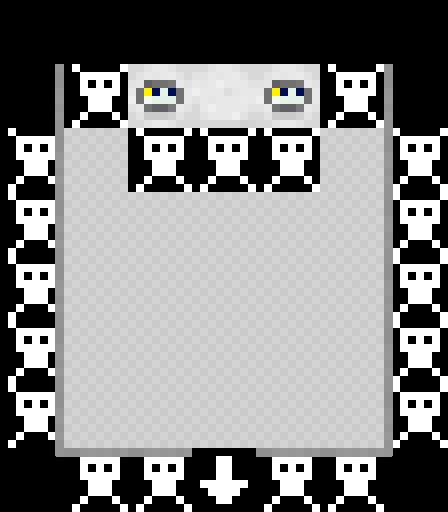

This is a level from a 2D game, rendered from its Tiled map with the project's own tilesets. A one-line summary and the complete map file follow:
An orthogonal 7x8 tile map with 64x64 px tiles, 4 tile layers (Tile Layer 1, obj, collides, toplayer).

<map version="1.0" orientation="orthogonal" width="7" height="8" tilewidth="64" tileheight="64">
 <tileset firstgid="1" name="spacestationtiles" tilewidth="64" tileheight="64" spacing="2" margin="1">
  <image source="gfx/spacestationtiles.png" width="528" height="792" />
  <tile id="92">
   <properties>
    <property name="down" value="" />
   </properties>
  </tile>
  <tile id="95">
   <properties>
    <property name="collision" value="" />
   </properties>
  </tile>
 </tileset>
 <layer name="Tile Layer 1" width="7" height="8">
  <data>
   <tile gid="95" />
   <tile gid="95" />
   <tile gid="95" />
   <tile gid="95" />
   <tile gid="95" />
   <tile gid="95" />
   <tile gid="95" />
   <tile gid="95" />
   <tile gid="25" />
   <tile gid="50" />
   <tile gid="25" />
   <tile gid="50" />
   <tile gid="25" />
   <tile gid="95" />
   <tile gid="95" />
   <tile gid="7" />
   <tile gid="7" />
   <tile gid="7" />
   <tile gid="7" />
   <tile gid="7" />
   <tile gid="95" />
   <tile gid="95" />
   <tile gid="7" />
   <tile gid="7" />
   <tile gid="7" />
   <tile gid="7" />
   <tile gid="7" />
   <tile gid="95" />
   <tile gid="95" />
   <tile gid="7" />
   <tile gid="7" />
   <tile gid="7" />
   <tile gid="7" />
   <tile gid="7" />
   <tile gid="95" />
   <tile gid="95" />
   <tile gid="7" />
   <tile gid="7" />
   <tile gid="7" />
   <tile gid="7" />
   <tile gid="7" />
   <tile gid="95" />
   <tile gid="95" />
   <tile gid="7" />
   <tile gid="7" />
   <tile gid="7" />
   <tile gid="7" />
   <tile gid="7" />
   <tile gid="95" />
   <tile gid="95" />
   <tile gid="95" />
   <tile gid="95" />
   <tile gid="95" />
   <tile gid="95" />
   <tile gid="95" />
   <tile gid="95" />
  </data>
 </layer>
 <layer name="obj" width="7" height="8">
  <data>
   <tile gid="0" />
   <tile gid="0" />
   <tile gid="0" />
   <tile gid="0" />
   <tile gid="0" />
   <tile gid="0" />
   <tile gid="0" />
   <tile gid="0" />
   <tile gid="0" />
   <tile gid="0" />
   <tile gid="0" />
   <tile gid="0" />
   <tile gid="0" />
   <tile gid="0" />
   <tile gid="0" />
   <tile gid="0" />
   <tile gid="52" />
   <tile gid="45" />
   <tile gid="46" />
   <tile gid="0" />
   <tile gid="0" />
   <tile gid="0" />
   <tile gid="0" />
   <tile gid="0" />
   <tile gid="0" />
   <tile gid="0" />
   <tile gid="0" />
   <tile gid="0" />
   <tile gid="0" />
   <tile gid="0" />
   <tile gid="0" />
   <tile gid="0" />
   <tile gid="0" />
   <tile gid="0" />
   <tile gid="0" />
   <tile gid="0" />
   <tile gid="0" />
   <tile gid="0" />
   <tile gid="0" />
   <tile gid="0" />
   <tile gid="0" />
   <tile gid="0" />
   <tile gid="0" />
   <tile gid="0" />
   <tile gid="0" />
   <tile gid="0" />
   <tile gid="0" />
   <tile gid="0" />
   <tile gid="0" />
   <tile gid="0" />
   <tile gid="0" />
   <tile gid="0" />
   <tile gid="0" />
   <tile gid="0" />
   <tile gid="0" />
   <tile gid="0" />
  </data>
 </layer>
 <layer name="collides" width="7" height="8">
  <data>
   <tile gid="0" />
   <tile gid="0" />
   <tile gid="0" />
   <tile gid="0" />
   <tile gid="0" />
   <tile gid="0" />
   <tile gid="0" />
   <tile gid="0" />
   <tile gid="96" />
   <tile gid="0" />
   <tile gid="0" />
   <tile gid="0" />
   <tile gid="96" />
   <tile gid="0" />
   <tile gid="96" />
   <tile gid="0" />
   <tile gid="96" />
   <tile gid="96" />
   <tile gid="96" />
   <tile gid="0" />
   <tile gid="96" />
   <tile gid="96" />
   <tile gid="0" />
   <tile gid="0" />
   <tile gid="0" />
   <tile gid="0" />
   <tile gid="0" />
   <tile gid="96" />
   <tile gid="96" />
   <tile gid="0" />
   <tile gid="0" />
   <tile gid="0" />
   <tile gid="0" />
   <tile gid="0" />
   <tile gid="96" />
   <tile gid="96" />
   <tile gid="0" />
   <tile gid="0" />
   <tile gid="0" />
   <tile gid="0" />
   <tile gid="0" />
   <tile gid="96" />
   <tile gid="96" />
   <tile gid="0" />
   <tile gid="0" />
   <tile gid="0" />
   <tile gid="0" />
   <tile gid="0" />
   <tile gid="96" />
   <tile gid="0" />
   <tile gid="96" />
   <tile gid="96" />
   <tile gid="93" />
   <tile gid="96" />
   <tile gid="96" />
   <tile gid="0" />
  </data>
 </layer>
 <layer name="toplayer" width="7" height="8">
  <data>
   <tile gid="0" />
   <tile gid="0" />
   <tile gid="0" />
   <tile gid="0" />
   <tile gid="0" />
   <tile gid="0" />
   <tile gid="0" />
   <tile gid="92" />
   <tile gid="0" />
   <tile gid="0" />
   <tile gid="0" />
   <tile gid="0" />
   <tile gid="0" />
   <tile gid="91" />
   <tile gid="92" />
   <tile gid="0" />
   <tile gid="0" />
   <tile gid="0" />
   <tile gid="0" />
   <tile gid="0" />
   <tile gid="91" />
   <tile gid="92" />
   <tile gid="0" />
   <tile gid="0" />
   <tile gid="0" />
   <tile gid="0" />
   <tile gid="0" />
   <tile gid="91" />
   <tile gid="92" />
   <tile gid="0" />
   <tile gid="0" />
   <tile gid="0" />
   <tile gid="0" />
   <tile gid="0" />
   <tile gid="91" />
   <tile gid="92" />
   <tile gid="0" />
   <tile gid="0" />
   <tile gid="0" />
   <tile gid="0" />
   <tile gid="0" />
   <tile gid="91" />
   <tile gid="92" />
   <tile gid="0" />
   <tile gid="0" />
   <tile gid="0" />
   <tile gid="0" />
   <tile gid="0" />
   <tile gid="91" />
   <tile gid="85" />
   <tile gid="89" />
   <tile gid="89" />
   <tile gid="0" />
   <tile gid="89" />
   <tile gid="89" />
   <tile gid="86" />
  </data>
 </layer>
</map>